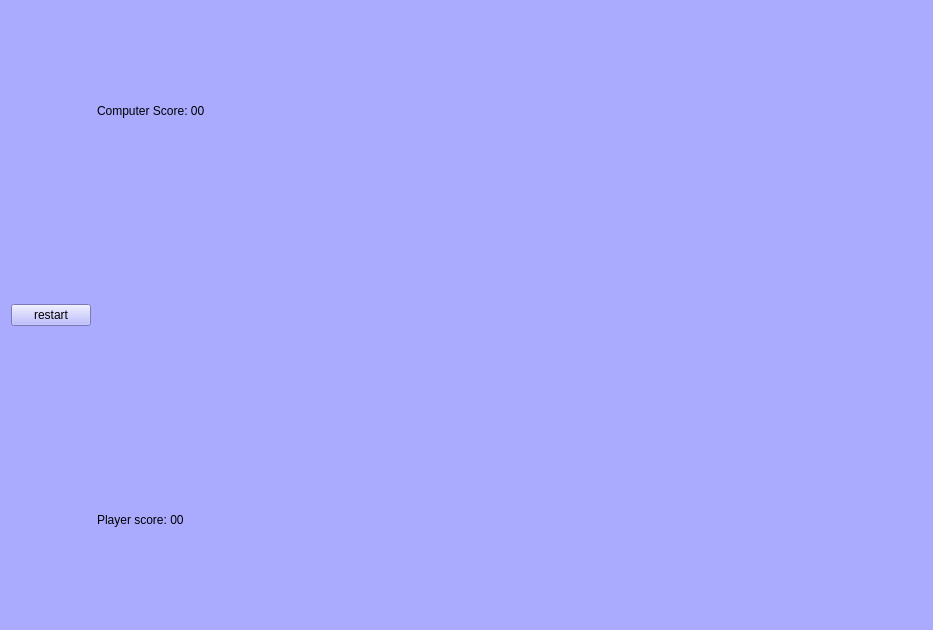
<?xml version="1.0" encoding="UTF-8"?>
<ui version="4.0">
 <class>MainWindow</class>
 <widget class="QMainWindow" name="MainWindow">
  <property name="geometry">
   <rect>
    <x>0</x>
    <y>0</y>
    <width>933</width>
    <height>630</height>
   </rect>
  </property>
  <property name="windowTitle">
   <string>Ronda Card Game</string>
  </property>
  <property name="styleSheet">
   <string notr="true">background-color: rgb(170, 170, 255);</string>
  </property>
  <widget class="QWidget" name="centralWidget">
   <layout class="QHBoxLayout" name="horizontalLayout">
    <item>
     <widget class="QPushButton" name="pushButton">
      <property name="text">
       <string>restart</string>
      </property>
     </widget>
    </item>
    <item>
     <layout class="QGridLayout" name="gridLayout">
      <item row="3" column="0">
       <layout class="QHBoxLayout" name="horizontalLayout_2"/>
      </item>
      <item row="0" column="0">
       <layout class="QHBoxLayout" name="horizontalLayout_5">
        <item>
         <widget class="QLabel" name="computer_score">
          <property name="minimumSize">
           <size>
            <width>70</width>
            <height>80</height>
           </size>
          </property>
          <property name="styleSheet">
           <string notr="true">font: 700 10pt &quot;Segoe UI&quot;;
</string>
          </property>
          <property name="text">
           <string>Computer Score: 00</string>
          </property>
         </widget>
        </item>
        <item>
         <spacer name="horizontalSpacer">
          <property name="orientation">
           <enum>Qt::Horizontal</enum>
          </property>
          <property name="sizeHint" stdset="0">
           <size>
            <width>40</width>
            <height>20</height>
           </size>
          </property>
         </spacer>
        </item>
        <item>
         <widget class="QLabel" name="computer_c3">
          <property name="minimumSize">
           <size>
            <width>70</width>
            <height>80</height>
           </size>
          </property>
          <property name="text">
           <string/>
          </property>
         </widget>
        </item>
        <item>
         <widget class="QLabel" name="computer_c2">
          <property name="minimumSize">
           <size>
            <width>70</width>
            <height>80</height>
           </size>
          </property>
          <property name="text">
           <string/>
          </property>
         </widget>
        </item>
        <item>
         <widget class="QLabel" name="computer_c1">
          <property name="minimumSize">
           <size>
            <width>70</width>
            <height>80</height>
           </size>
          </property>
          <property name="text">
           <string/>
          </property>
         </widget>
        </item>
        <item>
         <spacer name="horizontalSpacer_5">
          <property name="orientation">
           <enum>Qt::Horizontal</enum>
          </property>
          <property name="sizeHint" stdset="0">
           <size>
            <width>40</width>
            <height>20</height>
           </size>
          </property>
         </spacer>
        </item>
       </layout>
      </item>
      <item row="2" column="0">
       <layout class="QHBoxLayout" name="horizontalLayout_3">
        <item>
         <widget class="QLabel" name="player1_score">
          <property name="minimumSize">
           <size>
            <width>70</width>
            <height>80</height>
           </size>
          </property>
          <property name="styleSheet">
           <string notr="true">font: 700 10pt &quot;Segoe UI&quot;;</string>
          </property>
          <property name="text">
           <string>Player score: 00</string>
          </property>
         </widget>
        </item>
        <item>
         <spacer name="horizontalSpacer_2">
          <property name="orientation">
           <enum>Qt::Horizontal</enum>
          </property>
          <property name="sizeHint" stdset="0">
           <size>
            <width>40</width>
            <height>20</height>
           </size>
          </property>
         </spacer>
        </item>
        <item>
         <widget class="ClickableLabel" name="player1_c1">
          <property name="minimumSize">
           <size>
            <width>70</width>
            <height>80</height>
           </size>
          </property>
          <property name="text">
           <string/>
          </property>
         </widget>
        </item>
        <item>
         <widget class="ClickableLabel" name="player1_c3">
          <property name="minimumSize">
           <size>
            <width>70</width>
            <height>80</height>
           </size>
          </property>
          <property name="text">
           <string/>
          </property>
         </widget>
        </item>
        <item>
         <widget class="ClickableLabel" name="player1_c2">
          <property name="minimumSize">
           <size>
            <width>70</width>
            <height>80</height>
           </size>
          </property>
          <property name="text">
           <string/>
          </property>
         </widget>
        </item>
        <item>
         <spacer name="horizontalSpacer_6">
          <property name="orientation">
           <enum>Qt::Horizontal</enum>
          </property>
          <property name="sizeHint" stdset="0">
           <size>
            <width>40</width>
            <height>20</height>
           </size>
          </property>
         </spacer>
        </item>
       </layout>
      </item>
      <item row="1" column="0">
       <layout class="QHBoxLayout" name="horizontalLayout_4">
        <item>
         <spacer name="horizontalSpacer_3">
          <property name="orientation">
           <enum>Qt::Horizontal</enum>
          </property>
          <property name="sizeHint" stdset="0">
           <size>
            <width>40</width>
            <height>20</height>
           </size>
          </property>
         </spacer>
        </item>
        <item>
         <widget class="QLabel" name="table_c3">
          <property name="minimumSize">
           <size>
            <width>70</width>
            <height>80</height>
           </size>
          </property>
          <property name="text">
           <string/>
          </property>
         </widget>
        </item>
        <item>
         <widget class="QLabel" name="table_c2">
          <property name="minimumSize">
           <size>
            <width>70</width>
            <height>80</height>
           </size>
          </property>
          <property name="text">
           <string/>
          </property>
         </widget>
        </item>
        <item>
         <widget class="QLabel" name="table_c1">
          <property name="minimumSize">
           <size>
            <width>70</width>
            <height>80</height>
           </size>
          </property>
          <property name="text">
           <string/>
          </property>
         </widget>
        </item>
        <item>
         <spacer name="horizontalSpacer_4">
          <property name="orientation">
           <enum>Qt::Horizontal</enum>
          </property>
          <property name="sizeHint" stdset="0">
           <size>
            <width>40</width>
            <height>20</height>
           </size>
          </property>
         </spacer>
        </item>
       </layout>
      </item>
     </layout>
    </item>
    <item>
     <layout class="QVBoxLayout" name="verticalLayout"/>
    </item>
   </layout>
  </widget>
 </widget>
 <layoutdefault spacing="6" margin="11"/>
 <customwidgets>
  <customwidget>
   <class>ClickableLabel</class>
   <extends>QLabel</extends>
   <header>clickablelabel.h</header>
  </customwidget>
 </customwidgets>
 <resources/>
 <connections/>
</ui>
